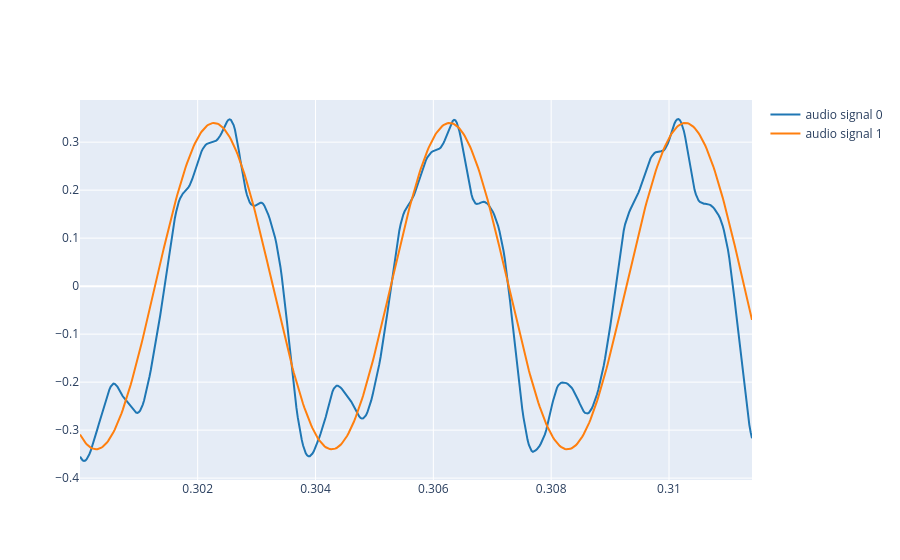

This figure's notebook cell:
### Markdown cell above
3.1. Create a sinusoid of the same duration than the reference signal and same frequency than the fundamental frequency. Plot it along with the audio signal of the reference recording. Plot the same time segment that 2.3. Note that the sampling rate should be the same for both signals. Try to find the values of Amplitude and initial Phase that make the two signal segments plotted to match as close as possible (do not attempt to imitate the whole signal). Matching the phase is a bit tricky.

### Code cell
import numpy as np

t = np.arange(len(ref)) / fs  #vector de temps amb la mateixa longitud que la meva senyal que es la (ref)

A=0.34 #la amplitud de la meva senyal
w=2*np.pi * freq_fundamental #fre. angular
fase=-2  #he anat provant fins que han estat en fase

#senyal sinusiodal pura
sin= A * np.sin(w*t+fase)

#Definm el mateix interval de 3 periodes del apartat 2.3
t_start = 0.30
t_end = t_start + (3 * T_periode)

#grafiquem les dos senyals
plot_signals([ref, sin], fs, t_start=t_start, t_end=t_end)

### Figure 1 — Plotly figure (JSON) as saved in the notebook; plotly's stock layout.template omitted (floating-point values rounded to 4 significant figures; data arrays with more than 128 entries replaced by an {"elided": "..."} marker saying what was removed)
{"data": [{"line": {"color": "#1f77b4", "shape": "linear"}, "mode": "lines", "name": "audio signal 0", "type": "scatter", "x": {"elided": "504 float values"}, "y": {"elided": "504 float values"}}, {"line": {"color": "#ff7f0e", "shape": "linear"}, "mode": "lines", "name": "audio signal 1", "type": "scatter", "x": {"elided": "504 float values"}, "y": {"elided": "504 float values"}}], "layout": {}}
